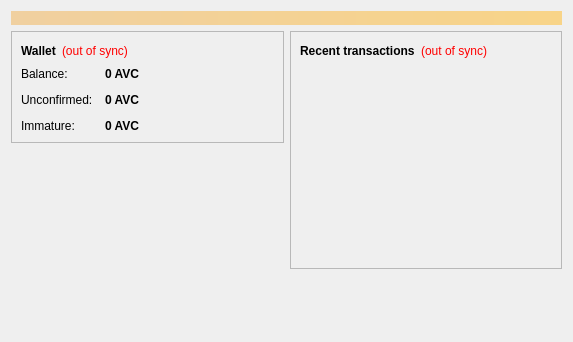
<?xml version="1.0" encoding="UTF-8"?>
<ui version="4.0">
 <class>OverviewPage</class>
 <widget class="QWidget" name="OverviewPage">
  <property name="geometry">
   <rect>
    <x>0</x>
    <y>0</y>
    <width>573</width>
    <height>342</height>
   </rect>
  </property>
  <property name="windowTitle">
   <string>Form</string>
  </property>
  <layout class="QVBoxLayout" name="topLayout">
   <item>
    <widget class="QLabel" name="labelAlerts">
     <property name="visible">
      <bool>false</bool>
     </property>
     <property name="styleSheet">
      <string notr="true">background-color: qlineargradient(x1: 0, y1: 0, x2: 1, y2: 0, stop:0 #F0D0A0, stop:1 #F8D488); color:#000000;</string>
     </property>
     <property name="wordWrap">
      <bool>true</bool>
     </property>
     <property name="margin">
      <number>3</number>
     </property>
    </widget>
   </item>
   <item>
    <layout class="QHBoxLayout" name="horizontalLayout" stretch="1,1">
     <item>
      <layout class="QVBoxLayout" name="verticalLayout_2">
       <item>
        <widget class="QFrame" name="frame">
         <property name="frameShape">
          <enum>QFrame::StyledPanel</enum>
         </property>
         <property name="frameShadow">
          <enum>QFrame::Raised</enum>
         </property>
         <layout class="QVBoxLayout" name="verticalLayout_4">
          <item>
           <layout class="QHBoxLayout" name="horizontalLayout_4">
            <item>
             <widget class="QLabel" name="label_5">
              <property name="font">
               <font>
                <weight>75</weight>
                <bold>true</bold>
               </font>
              </property>
              <property name="text">
               <string>Wallet</string>
              </property>
             </widget>
            </item>
            <item>
             <widget class="QLabel" name="labelWalletStatus">
              <property name="toolTip">
               <string>The displayed information may be out of date. Your wallet automatically synchronizes with the ArkVentureCoin network after a connection is established, but this process has not completed yet.</string>
              </property>
              <property name="styleSheet">
               <string notr="true">QLabel { color: red; }</string>
              </property>
              <property name="text">
               <string notr="true">(out of sync)</string>
              </property>
              <property name="alignment">
               <set>Qt::AlignLeading|Qt::AlignLeft|Qt::AlignVCenter</set>
              </property>
             </widget>
            </item>
            <item>
             <spacer name="horizontalSpacer_2">
              <property name="orientation">
               <enum>Qt::Horizontal</enum>
              </property>
              <property name="sizeHint" stdset="0">
               <size>
                <width>40</width>
                <height>20</height>
               </size>
              </property>
             </spacer>
            </item>
           </layout>
          </item>
          <item>
           <layout class="QFormLayout" name="formLayout_2">
            <property name="fieldGrowthPolicy">
             <enum>QFormLayout::AllNonFixedFieldsGrow</enum>
            </property>
            <property name="horizontalSpacing">
             <number>12</number>
            </property>
            <property name="verticalSpacing">
             <number>12</number>
            </property>
            <item row="0" column="0">
             <widget class="QLabel" name="label">
              <property name="text">
               <string>Balance:</string>
              </property>
             </widget>
            </item>
            <item row="0" column="1">
             <widget class="QLabel" name="labelBalance">
              <property name="font">
               <font>
                <weight>75</weight>
                <bold>true</bold>
               </font>
              </property>
              <property name="cursor">
               <cursorShape>IBeamCursor</cursorShape>
              </property>
              <property name="toolTip">
               <string>Your current balance</string>
              </property>
              <property name="text">
               <string notr="true">0 AVC</string>
              </property>
              <property name="textInteractionFlags">
               <set>Qt::LinksAccessibleByMouse|Qt::TextSelectableByKeyboard|Qt::TextSelectableByMouse</set>
              </property>
             </widget>
            </item>
            <item row="1" column="0">
             <widget class="QLabel" name="label_3">
              <property name="text">
               <string>Unconfirmed:</string>
              </property>
             </widget>
            </item>
            <item row="1" column="1">
             <widget class="QLabel" name="labelUnconfirmed">
              <property name="font">
               <font>
                <weight>75</weight>
                <bold>true</bold>
               </font>
              </property>
              <property name="cursor">
               <cursorShape>IBeamCursor</cursorShape>
              </property>
              <property name="toolTip">
               <string>Total of transactions that have yet to be confirmed, and do not yet count toward the current balance</string>
              </property>
              <property name="text">
               <string notr="true">0 AVC</string>
              </property>
              <property name="textInteractionFlags">
               <set>Qt::LinksAccessibleByMouse|Qt::TextSelectableByKeyboard|Qt::TextSelectableByMouse</set>
              </property>
             </widget>
            </item>
            <item row="2" column="0">
             <widget class="QLabel" name="labelImmatureText">
              <property name="text">
               <string>Immature:</string>
              </property>
             </widget>
            </item>
            <item row="2" column="1">
             <widget class="QLabel" name="labelImmature">
              <property name="font">
               <font>
                <weight>75</weight>
                <bold>true</bold>
               </font>
              </property>
              <property name="toolTip">
               <string>Mined balance that has not yet matured</string>
              </property>
              <property name="text">
               <string notr="true">0 AVC</string>
              </property>
              <property name="textInteractionFlags">
               <set>Qt::LinksAccessibleByMouse|Qt::TextSelectableByKeyboard|Qt::TextSelectableByMouse</set>
              </property>
             </widget>
            </item>
           </layout>
          </item>
         </layout>
        </widget>
       </item>
       <item>
        <spacer name="verticalSpacer">
         <property name="orientation">
          <enum>Qt::Vertical</enum>
         </property>
         <property name="sizeHint" stdset="0">
          <size>
           <width>20</width>
           <height>40</height>
          </size>
         </property>
        </spacer>
       </item>
        <item>
         <widget class="QLabel" name="label_wallet_bgcoin">
          <property name="text">
           <string/>
          </property>
          <property name="pixmap">
           <pixmap resource="../bitcoin.qrc">:/images/wallet_bgcoin</pixmap>
          </property>
          <property name="scaledContents">
           <bool>false</bool>
          </property>
          <property name="alignment">
           <set>Qt::AlignCenter</set>
          </property>
          <property name="margin">
           <number>-2</number>
          </property>
         </widget>
        </item>
        <item>
         <widget class="QLabel" name="label_6">
          <property name="text">
           <string/>
          </property>
         </widget>
        </item>
      </layout>
     </item>
     <item>
      <layout class="QVBoxLayout" name="verticalLayout_3">
       <item>
        <widget class="QFrame" name="frame_2">
         <property name="frameShape">
          <enum>QFrame::StyledPanel</enum>
         </property>
         <property name="frameShadow">
          <enum>QFrame::Raised</enum>
         </property>
         <layout class="QVBoxLayout" name="verticalLayout">
          <item>
           <layout class="QHBoxLayout" name="horizontalLayout_2">
            <item>
             <widget class="QLabel" name="label_4">
              <property name="text">
               <string>&lt;b&gt;Recent transactions&lt;/b&gt;</string>
              </property>
             </widget>
            </item>
            <item>
             <widget class="QLabel" name="labelTransactionsStatus">
              <property name="toolTip">
               <string>The displayed information may be out of date. Your wallet automatically synchronizes with the ArkVentureCoin network after a connection is established, but this process has not completed yet.</string>
              </property>
              <property name="styleSheet">
               <string notr="true">QLabel { color: red; }</string>
              </property>
              <property name="text">
               <string notr="true">(out of sync)</string>
              </property>
              <property name="alignment">
               <set>Qt::AlignRight|Qt::AlignTrailing|Qt::AlignVCenter</set>
              </property>
             </widget>
            </item>
            <item>
             <spacer name="horizontalSpacer">
              <property name="orientation">
               <enum>Qt::Horizontal</enum>
              </property>
              <property name="sizeHint" stdset="0">
               <size>
                <width>40</width>
                <height>20</height>
               </size>
              </property>
             </spacer>
            </item>
           </layout>
          </item>
          <item>
           <widget class="QListView" name="listTransactions">
            <property name="styleSheet">
             <string notr="true">QListView { background: transparent; }</string>
            </property>
            <property name="frameShape">
             <enum>QFrame::NoFrame</enum>
            </property>
            <property name="verticalScrollBarPolicy">
             <enum>Qt::ScrollBarAlwaysOff</enum>
            </property>
            <property name="horizontalScrollBarPolicy">
             <enum>Qt::ScrollBarAlwaysOff</enum>
            </property>
            <property name="selectionMode">
             <enum>QAbstractItemView::NoSelection</enum>
            </property>
           </widget>
          </item>
         </layout>
        </widget>
       </item>
       <item>
        <spacer name="verticalSpacer_2">
         <property name="orientation">
          <enum>Qt::Vertical</enum>
         </property>
         <property name="sizeHint" stdset="0">
          <size>
           <width>20</width>
           <height>40</height>
          </size>
         </property>
        </spacer>
       </item>
      </layout>
     </item>
    </layout>
   </item>
  </layout>
 </widget>
 <resources/>
 <connections/>
</ui>
